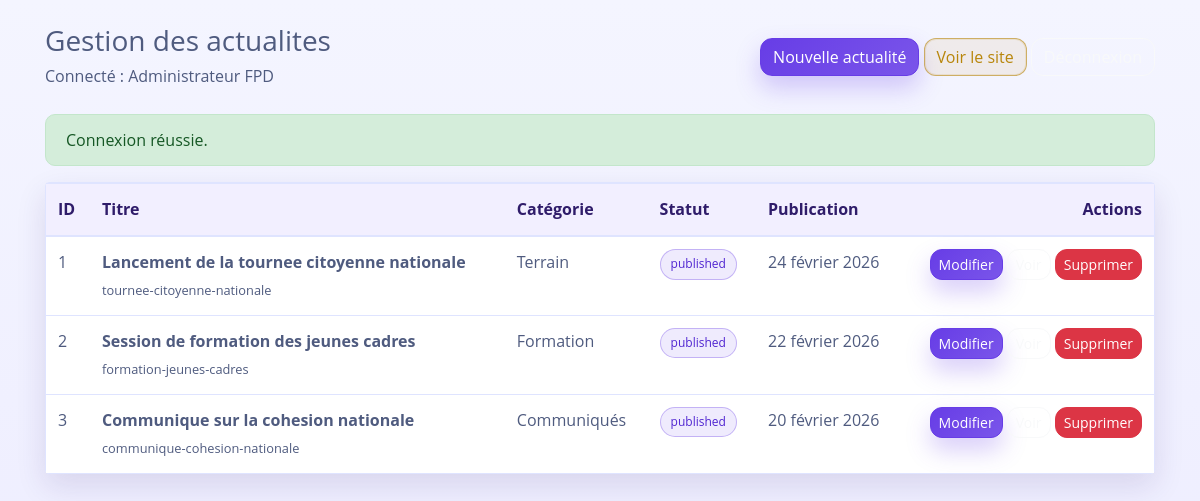
/admin/index.php (signed in), run on the app's committed database.
### tables this page shows
CREATE TABLE IF NOT EXISTS `news_posts` (
  `id` BIGINT UNSIGNED NOT NULL AUTO_INCREMENT,
  `title` VARCHAR(255) NOT NULL,
  `slug` VARCHAR(255) NOT NULL,
  `excerpt` TEXT NULL,
  `content` LONGTEXT NOT NULL,
  `image_path` VARCHAR(255) NULL,
  `category` ENUM('communique', 'terrain', 'formation', 'mobilisation') NOT NULL DEFAULT 'communique',
  `status` ENUM('draft', 'published') NOT NULL DEFAULT 'draft',
  `published_at` DATETIME NOT NULL,
  `author_name` VARCHAR(120) NOT NULL DEFAULT 'FPD',
  `created_at` TIMESTAMP NOT NULL DEFAULT CURRENT_TIMESTAMP,
  `updated_at` TIMESTAMP NOT NULL DEFAULT CURRENT_TIMESTAMP ON UPDATE CURRENT_TIMESTAMP,
  PRIMARY KEY (`id`),
  UNIQUE KEY `uq_news_posts_slug` (`slug`),
  KEY `idx_news_posts_status_published` (`status`, `published_at`),
  KEY `idx_news_posts_category` (`category`)
);

### includes/helpers.php (called while the page is built, shortened)
<?php
function e(string $value): string
{
    return htmlspecialchars($value, ENT_QUOTES, 'UTF-8');
}
function app_path(string $path = ''): string
{
    $base = rtrim(APP_BASE_PATH, '/');
    $suffix = ltrim($path, '/');
    if ($suffix === '') {
        return $base . '/';
    }
    return $base . '/' . $suffix;
}
function page_url(string $route, array $query = []): string
{
    $routes = [
        'home' => '',
        'parti' => 'parti',
        'actualites' => 'actualites',
        'programme' => 'programme',
        'mobilisation' => 'mobilisation',
        'contact' => 'contact',
        'article' => 'article',
        'admin_login' => 'admin/login.php',
        'admin_home' => 'admin/index.php',
        'admin_edit' => 'admin/edit.php',
        'admin_delete' => 'admin/delete.php',
        'admin_logout' => 'admin/logout.php',
    ];
    $target = $routes[$route] ?? ltrim($route, '/');
    $url = app_path($target);
    if (empty($query)) {
        return $url;
    }
    $separator = strpos($url, '?') === false ? '?' : '&';
    return $url . $separator . http_build_query($query, '', '&', PHP_QUERY_RFC3986);
}
function article_url(string $slug): string
{
    $slug = trim($slug);
    return app_path('article/' . rawurlencode($slug));
}
function format_date_fr(?string $date): string
{
    $timestamp = strtotime($date);
    $months = [
        1 => 'janvier',
        'février',
        'mars',
        'avril',
        'mai',
        'juin',
        'juillet',
        'août',
        'septembre',
        'octobre',
        'novembre',
        'décembre',
    ];
    $day = (int) date('j', $timestamp);
    $month = $months[(int) date('n', $timestamp)] ?? date('m', $timestamp);
    $year = date('Y', $timestamp);
    return sprintf('%d %s %s', $day, $month, $year);
}
function category_label(string $category): string
{
    $map = [
        'communique' => 'Communiqués',
        'terrain' => 'Terrain',
        'formation' => 'Formation',
        'mobilisation' => 'Mobilisation',
    ];
    return $map[$category] ?? ucfirst($category);
}
function get_flash(string $key): ?string
{
    if (!array_key_exists($key, $_SESSION['flash'])) {
        return null;
    }
    $message = (string) $_SESSION['flash'][$key];
    return $message;
}

### includes/auth.php (called while the page is built, shortened)
<?php
require_once __DIR__ . '/helpers.php';
function is_admin_logged_in(): bool
{
    return isset($_SESSION['admin_user']) && is_array($_SESSION['admin_user']);
}
function admin_user(): array
{
    return is_admin_logged_in() ? $_SESSION['admin_user'] : [];
}

### includes/news.php (called while the page is built, shortened)
<?php
require_once __DIR__ . '/helpers.php';
function admin_list_posts(): array
{
    $pdo = db();
    $stmt = $pdo->query(
        'SELECT id, title, slug, category, status, published_at, author_name, created_at
         FROM news_posts
         ORDER BY published_at DESC, created_at DESC'
    );
    return $stmt->fetchAll();
}

### admin/index.php (the view, shortened to what this page needs)
<?php
require_once __DIR__ . '/../includes/news.php';
require_once __DIR__ . '/../includes/auth.php';
$success = get_flash('success');
$posts = [];
try {
    $posts = admin_list_posts();
} catch (Throwable $exception) {
    $dbError = 'Connexion à la base impossible. Créez la base avec sql/fpd_cms.sql.';
}
?>
<!doctype html>
<html lang="fr">
<head>
  <link rel="stylesheet" href="<?= e(app_path('css/bootstrap.min.css')) ?>">
  <link rel="stylesheet" href="<?= e(app_path('css/fpd-theme.css')) ?>">
</head>
<body class="admin-shell">
  <div class="container py-4">
    <div class="d-flex justify-content-between align-items-center mb-4">
      <div>
        <h1 class="h3 mb-1">Gestion des actualites</h1>
        <p class="mb-0">Connecté : <?= e((string) (admin_user()['full_name'] ?? admin_user()['username'] ?? 'Admin')) ?></p>
      </div>
      <div>
        <a href="<?= e(page_url('admin_edit')) ?>" class="btn btn-primary">Nouvelle actualité</a>
        <a href="<?= e(page_url('home')) ?>" class="btn btn-outline-gold">Voir le site</a>
        <a href="<?= e(page_url('admin_logout')) ?>" class="btn btn-outline-light">Déconnexion</a>
      </div>
    </div>
    <?php if ($success !== null): ?>
      <div class="alert alert-success"><?= e($success) ?></div>
    <?php endif; ?>
    <div class="card admin-card">
      <div class="card-body p-0">
        <div class="table-responsive">
          <table class="table table-dark table-striped mb-0">
            <thead>
              <tr>
                <th>ID</th>
                <th>Titre</th>
                <th>Catégorie</th>
                <th>Statut</th>
                <th>Publication</th>
                <th class="text-right">Actions</th>
              </tr>
            </thead>
            <tbody>
              <?php foreach ($posts as $post): ?>
                <tr>
                  <td><?= e((string) $post['id']) ?></td>
                  <td>
                    <strong><?= e((string) $post['title']) ?></strong><br>
                    <small><?= e((string) $post['slug']) ?></small>
                  </td>
                  <td><?= e(category_label((string) $post['category'])) ?></td>
                  <td>
                    <span class="fpd-pill"><?= e((string) $post['status']) ?></span>
                  </td>
                  <td><?= e(format_date_fr((string) $post['published_at'])) ?></td>
                  <td class="text-right">
                    <a class="btn btn-sm btn-primary" href="<?= e(page_url('admin_edit', ['id' => (int) $post['id']])) ?>">Modifier</a>
                    <a class="btn btn-sm btn-outline-light" href="<?= e(article_url((string) $post['slug'])) ?>" target="_blank" rel="noopener">Voir</a>
                    <form method="post" action="<?= e(page_url('admin_delete')) ?>" class="d-inline">
                      <button type="submit" class="btn btn-sm btn-danger" onclick="return confirm('Supprimer cette actualité ?');">Supprimer</button>
                    </form>
                  </td>
                </tr>
              <?php endforeach; ?>
            </tbody>
          </table>
        </div>
      </div>
    </div>
  </div>
</body>
</html>

### css/fpd-theme.css (style rules this page uses)
html, body { font-family: "Open Sans", sans-serif; color: var(--hostinger-text); line-height: 1.68; -webkit-font-smoothing: antialiased; text-rendering: optimizeLegibility; background: radial-gradient(circle at 0% 0%, rgba(103, 61, 230, 0.1), transparent 34%), radial-gradient(circle at 100% 0%, rgba(122, 85, 234, 0.09), transparent 30%), linear-gradient(180deg, #fafbff 0%, var(--hostinger-bg) 100%); }
body::before { content: ""; position: fixed; inset: 0; pointer-events: none; z-index: -1; background-size: 220px 140px; }
h1, h2, h3, h4, h5, h6, .navbar-brand, .ftco-footer .ftco-heading-2 { font-family: "Montserrat", sans-serif; color: var(--hostinger-ink); line-height: 1.22; }
p, span, a, li, label, input, textarea, button { font-family: "Open Sans", sans-serif; }
p { color: var(--hostinger-text); line-height: 1.75; }
a { color: var(--hostinger-primary); }
.btn, .btn-primary, input[type="submit"] { border-radius: 12px; transition: transform 0.24s ease, box-shadow 0.24s ease, filter 0.24s ease, background-color 0.24s ease, color 0.24s ease, border-color 0.24s ease; }
.btn { position: relative; overflow: hidden; }
.btn::after { content: ""; position: absolute; inset: 0; background: linear-gradient(115deg, transparent 20%, rgba(255, 255, 255, 0.34) 50%, transparent 80%); opacity: 0; transform: translateX(-130%) skewX(-16deg); transition: opacity 0.25s ease, transform 0.45s ease; pointer-events: none; }
.btn-primary { background: linear-gradient(135deg, var(--hostinger-primary), var(--hostinger-primary-2)) !important; border-color: var(--hostinger-primary) !important; color: #ffffff !important; box-shadow: 0 12px 24px rgba(103, 61, 230, 0.26); }
.btn-outline-gold { color: var(--fpd-gold) !important; border: 1px solid rgba(184, 134, 11, 0.6); background: rgba(184, 134, 11, 0.08); box-shadow: inset 0 0 0 1px rgba(184, 134, 11, 0.12); }
.fpd-pill { display: inline-block; padding: 4px 10px; border-radius: 999px; font-size: 12px; background: rgba(103, 61, 230, 0.1); border: 1px solid rgba(103, 61, 230, 0.32); color: var(--hostinger-primary-dark); }
.admin-shell { background: linear-gradient(180deg, #f4f5ff, #ecebff); min-height: 100vh; }
.admin-card { border: 1px solid var(--hostinger-border); background: #ffffff; color: var(--hostinger-text); box-shadow: 0 12px 30px rgba(47, 28, 106, 0.12); }
.table-dark { background-color: #ffffff; color: var(--hostinger-text); }
.table-dark th, .table-dark td { border-color: var(--hostinger-border) !important; }
.table-dark thead th { background: #f2efff; color: var(--hostinger-ink); }
.table-striped tbody tr:nth-of-type(odd) { background: #fbfaff; }
.alert { border-radius: 10px; }

### data on the page
news_posts: id "1", title "Lancement de la tournee citoyenne nationale", slug "tournee-citoyenne-nationale", category "Terrain", status "published", published_at "24 février 2026"
news_posts: id "2", title "Session de formation des jeunes cadres", slug "formation-jeunes-cadres", category "Formation", status "published", published_at "22 février 2026"
news_posts: id "3", title "Communique sur la cohesion nationale", slug "communique-cohesion-nationale", category "Communiqués", status "published", published_at "20 février 2026"

### other printed values
admin_user()['full_name'] "Administrateur FPD"
$success "Connexion réussie."
